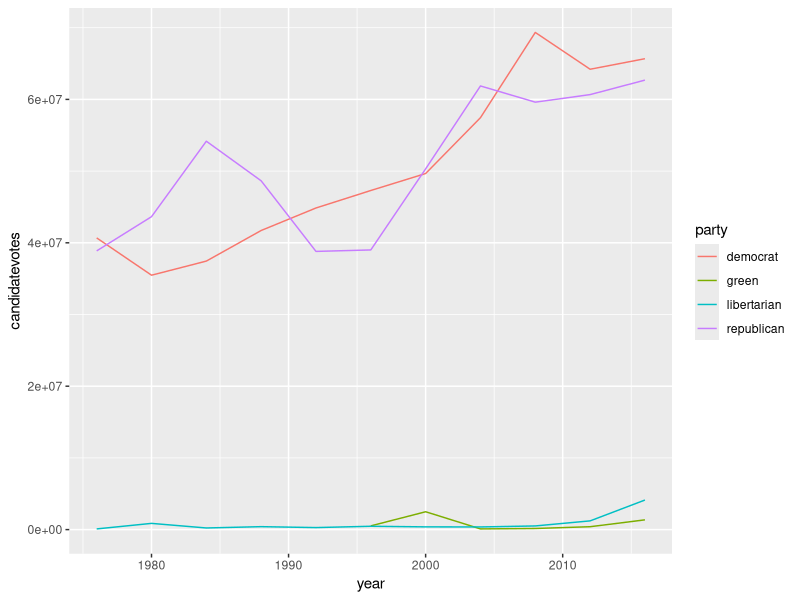
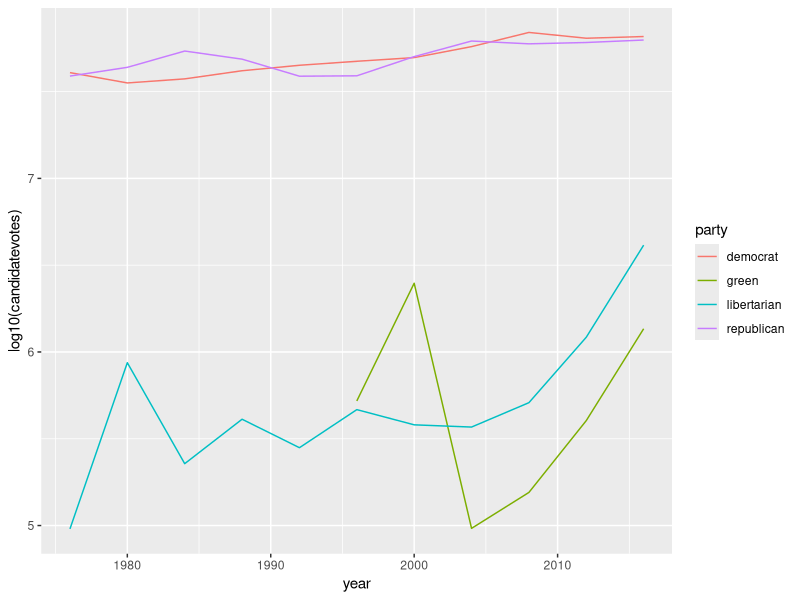
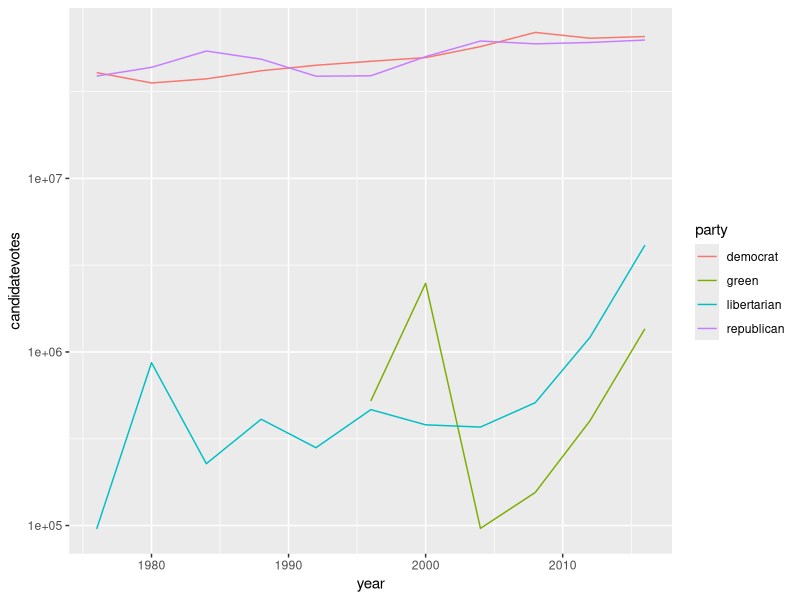
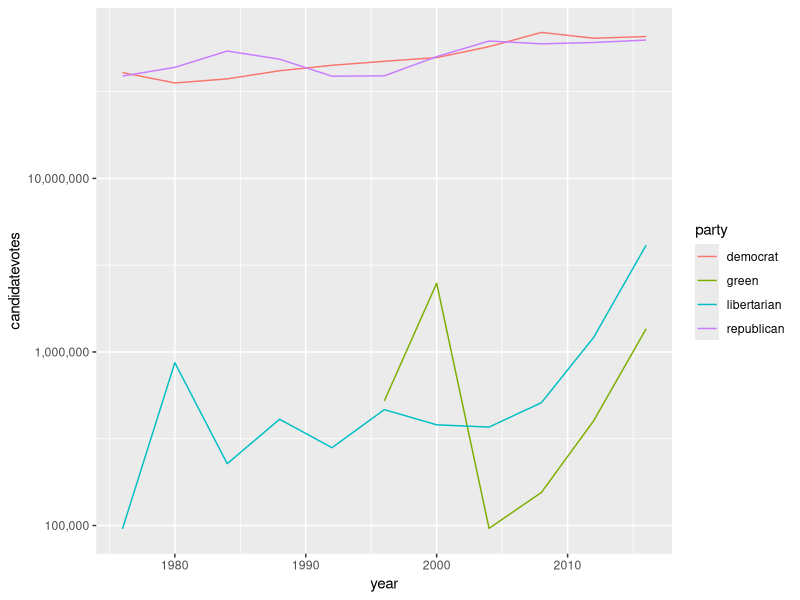
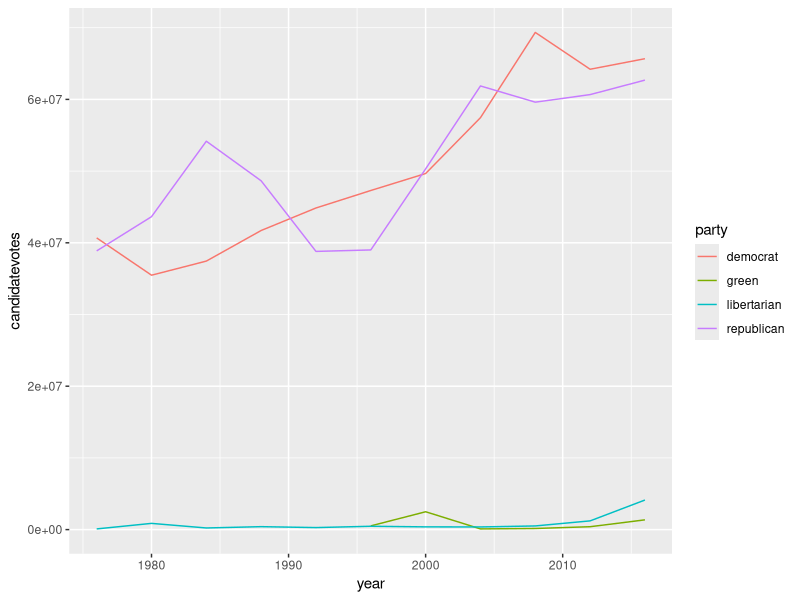
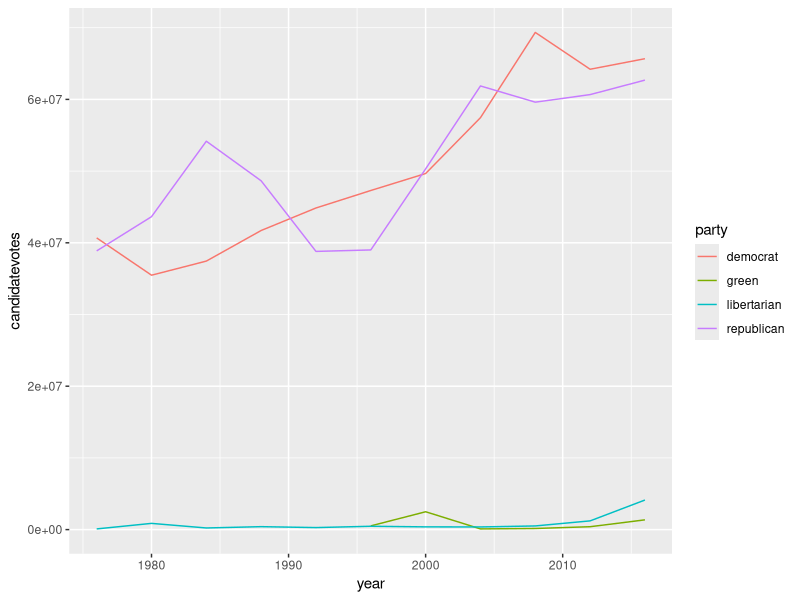
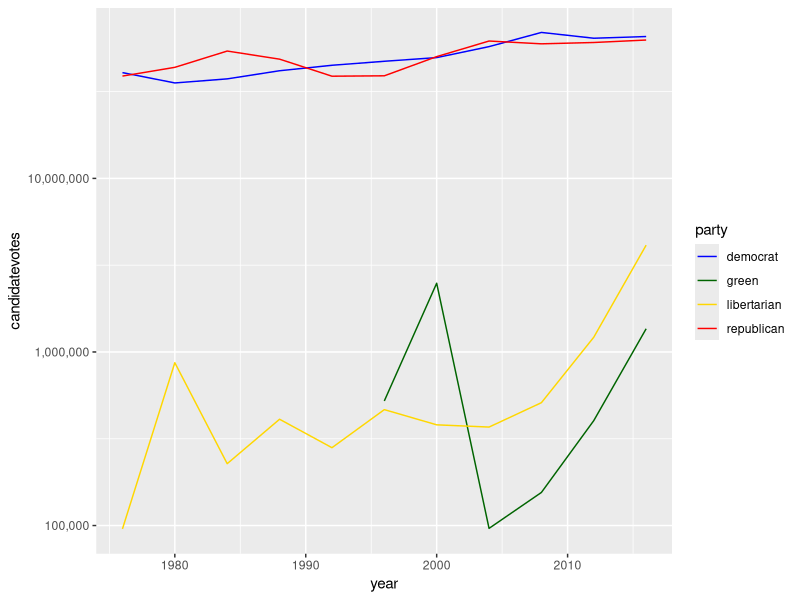
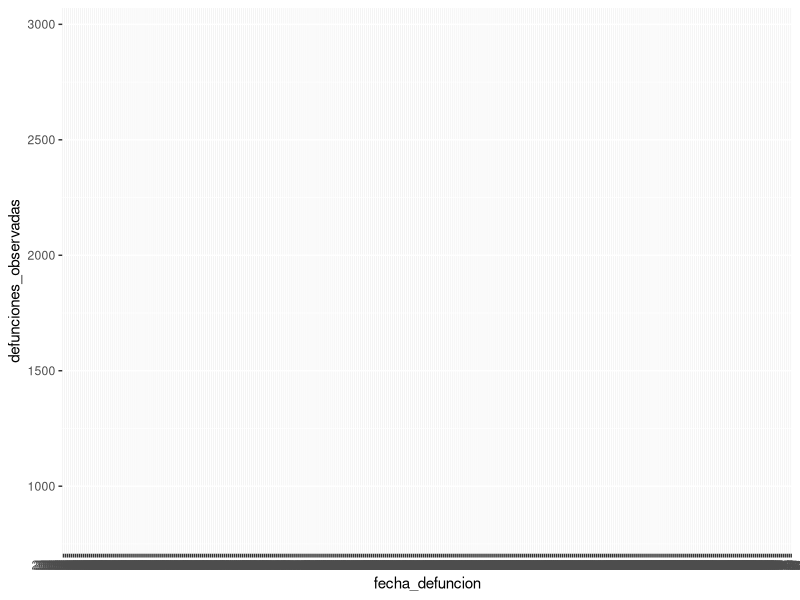

Generate these figures, in order, with R:
## ---- chunk 1
knitr::opts_chunk$set(message = FALSE, warning = FALSE)
## ---- chunk 2
library(ggplot2)
library(dplyr)

usa_president <- read.csv("dat/usa_president.csv")

usa_president_by_year <- usa_president %>%
  filter(party %in% c("democrat", "republican", "libertarian", "green"),
         writein == FALSE) %>%
  group_by(year, party) %>%
  summarise(candidatevotes = sum(candidatevotes)) %>%
  arrange(desc(candidatevotes))

ggplot(usa_president_by_year, aes(x = year, y = candidatevotes, color = party)) +
  geom_line()
## ---- chunk 3
ggplot(usa_president_by_year, aes(x = year, y = log10(candidatevotes), color = party)) +
  geom_line()
## ---- chunk 4
ggplot(usa_president_by_year, aes(x = year, y = candidatevotes, color = party)) +
  geom_line() +
  scale_y_log10()
## ---- chunk 5
# Descomenta la siguiente línea en el caso de que no lo tengas instalado
# install.packages("scales")
## ---- chunk 6
ggplot(usa_president_by_year, aes(x = year, y = candidatevotes, color = party)) +
  geom_line() +
  scale_y_log10(labels = scales::comma)
## ---- chunk 7
ggplot(usa_president_by_year, aes(x = year, y = candidatevotes, color = party)) +
  geom_line()
## ---- chunk 8
ggplot(usa_president_by_year, aes(x = year, y = candidatevotes, color = party)) +
  geom_line() +
  scale_x_continuous() +
  scale_y_continuous() +
  scale_color_discrete()
## ---- chunk 9
# Para definir el color que debe tomar cada valor, podemos crear
# un valor con nombres que utilizaremos en la paleta.
# Los valores pueden ser los nombres del color o su valor hexadecimal
parties_palette <- c("democrat" = "blue", "republican" = "red", "libertarian" = "gold", "green" = "darkgreen")

ggplot(usa_president_by_year, aes(x = year, y = candidatevotes, color = party)) +
  geom_line() +
  scale_y_log10(labels = scales::comma) +
  scale_color_manual(values = parties_palette)
## ---- chunk 10
defunciones <- read.csv("dat/defunciones_espana.csv")
head(defunciones)
## ---- chunk 11
ggplot(defunciones, aes(x = fecha_defuncion, y = defunciones_observadas)) +
  geom_line()
## ---- chunk 12
sapply(defunciones, class)
## ---- chunk 13
# Convertimos la cadena de caracteres a fecha.
# Como está en formato yyyy-mm-dd (ISO), la conversión con as.Date(...) es directa
defunciones <- defunciones %>%
  mutate(fecha_defuncion = as.Date(fecha_defuncion))

# Comprobamos que los tipos sean los correctos ahora
sapply(defunciones, class)
## ---- chunk 14
ggplot(defunciones, aes(x = fecha_defuncion, y = defunciones_observadas)) +
  geom_line()
## ---- chunk 15
ggplot(defunciones, aes(x = fecha_defuncion)) +
  geom_line(aes(y = defunciones_observadas)) +
  geom_line(aes(y = defunciones_esperadas)) +
  geom_ribbon(aes(ymin = defunciones_esperadas_q01, ymax = defunciones_esperadas_q99))
## ---- chunk 16
ggplot(defunciones, aes(x = fecha_defuncion)) +
  geom_ribbon(aes(ymin = defunciones_esperadas_q01, ymax = defunciones_esperadas_q99),
              fill = "blue", alpha = 0.3) +
  geom_line(aes(y = defunciones_observadas), color = "black") +
  geom_line(aes(y = defunciones_esperadas), color = "blue")
## ---- chunk 17
ggplot(defunciones, aes(x = fecha_defuncion)) +
  geom_ribbon(aes(ymin = defunciones_esperadas_q01, ymax = defunciones_esperadas_q99),
              fill = "blue", alpha = 0.3) +
  geom_line(aes(y = defunciones_observadas), color = "black") +
  geom_line(aes(y = defunciones_esperadas), color = "blue") +
  scale_x_date(date_breaks = "1 month", date_labels = "%b-%y")
## ---- chunk 18
args(geom_point)
## ---- chunk 19
args(geom_histogram)
## ---- chunk 20
library(palmerpenguins)

ggplot(penguins, aes(x = body_mass_g)) + 
  geom_histogram()
## ---- chunk 21
ggplot(penguins, aes(x = species)) + 
  geom_bar()
## ---- chunk 22
ggplot(penguins, aes(x = body_mass_g, y = flipper_length_mm)) +
  geom_point() +
  geom_smooth()
## ---- chunk 23
ggplot(penguins, aes(x = species, y = body_mass_g)) +
  geom_boxplot()
## ---- chunk 24
ggplot(penguins, aes(x = species, y = body_mass_g)) +
  geom_violin()
## ---- chunk 25
ggplot(penguins, aes(x = species)) + 
  geom_bar() +
  coord_flip()
## ---- chunk 26
# Descomenta la siguiente línea si no tienes el paquete maps instalado
# install.packages("maps")

italy <- map_data("italy")

ggplot(italy, aes(x = long, y = lat, group = group)) +
  geom_polygon(fill = "white", color = "black")
## ---- chunk 27
ggplot(italy, aes(x = long, y = lat, group = group)) +
  geom_polygon(fill = "white", color = "black") +
  coord_quickmap()
## ---- chunk 28
ggplot(penguins, aes(x = species, fill = species)) +
  geom_bar(width = 1) +
  coord_polar()
## ---- chunk 29
penguins %>%
  filter(species == "Adelie") %>%
  ggplot(aes(x = body_mass_g, y = flipper_length_mm)) +
  geom_point() +
  coord_cartesian(xlim = c(2500, 6500), ylim = c(170, 240))
## ---- chunk 30
penguins %>%
  filter(species == "Gentoo") %>%
  ggplot(aes(x = body_mass_g, y = flipper_length_mm)) +
  geom_point() +
  coord_cartesian(xlim = c(2500, 6500), ylim = c(170, 240))
## ---- chunk 31
penguins %>%
  filter(species == "Adelie") %>%
  ggplot(aes(x = body_mass_g, y = flipper_length_mm)) +
  geom_point() +
  scale_x_continuous(limits = c(2500, 6500))+
  scale_y_continuous(limits = c(170, 240))
